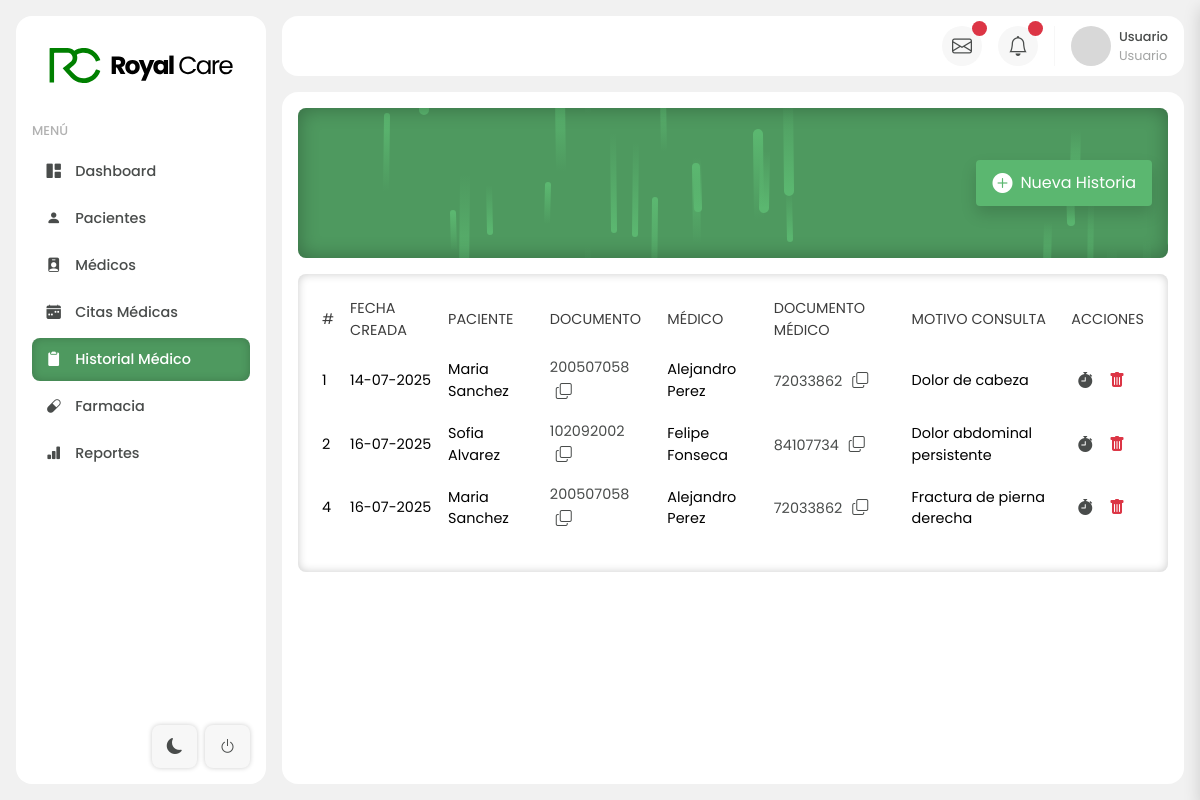
/dashboard/historial, run on an earlier commit of the app's database.
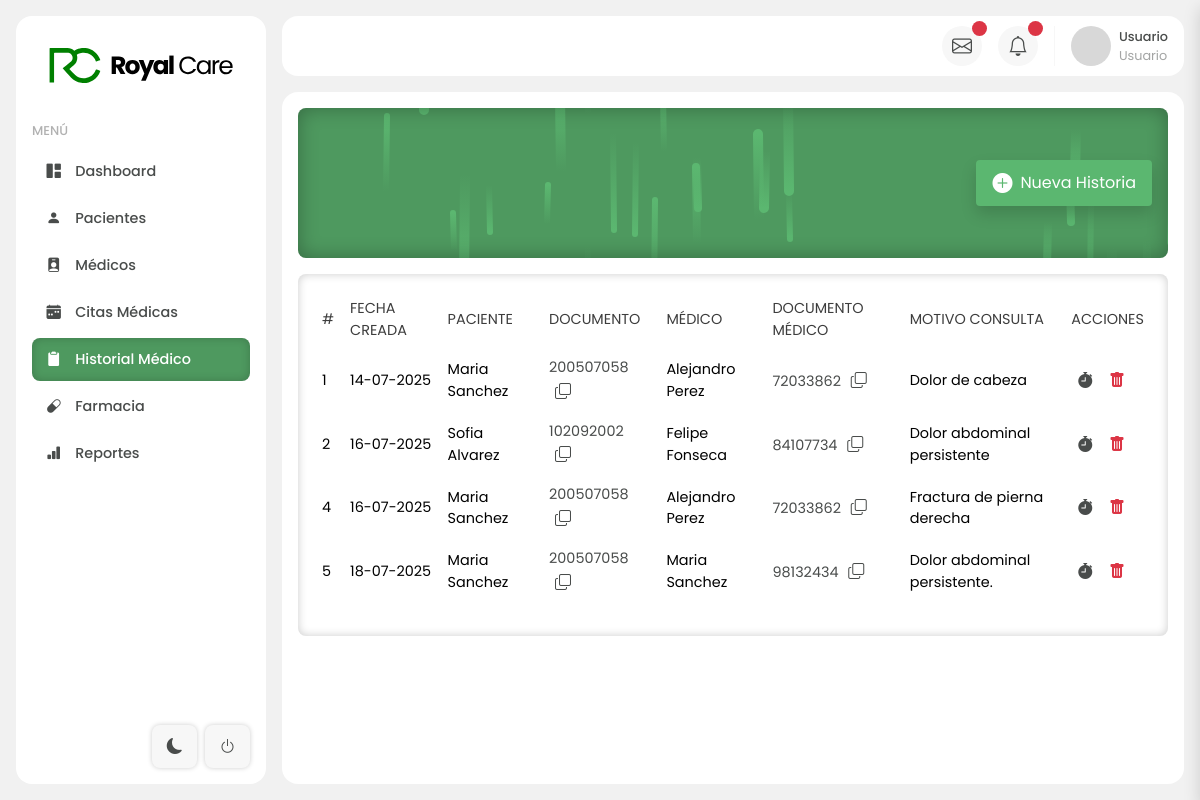
And on a later commit of the database.
### tables this page shows
CREATE TABLE `historial_medico` (
  `id_historial` int(11) NOT NULL,
  `id_paciente` int(11) DEFAULT NULL,
  `id_medico` int(11) DEFAULT NULL,
  `fecha_creacion` datetime DEFAULT NULL,
  `motivo_consulta` text DEFAULT NULL,
  `diagnostico` text DEFAULT NULL,
  `tratamiento` text DEFAULT NULL,
  `examen_fisico` text DEFAULT NULL,
  `resultados_pruebas` text DEFAULT NULL,
  `antecedentes_personales` text DEFAULT NULL,
  `antecedentes_familiares` text DEFAULT NULL,
  `estilo_vida` text DEFAULT NULL,
  `notas_generales` text DEFAULT NULL,
  `proxima_cita` date DEFAULT NULL,
  `eliminado` tinyint(1) DEFAULT 0
);

CREATE TABLE `usuarios` (
  `id_usuario` int(11) NOT NULL,
  `id_rol` int(11) DEFAULT NULL,
  `primer_nombre` varchar(255) NOT NULL,
  `segundo_nombre` varchar(255) DEFAULT NULL,
  `primer_apellido` varchar(255) NOT NULL,
  `segundo_apellido` varchar(255) DEFAULT NULL,
  `email` varchar(255) NOT NULL,
  `password` varchar(255) NOT NULL,
  `fecha_registro` datetime DEFAULT NULL,
  `activo` tinyint(1) DEFAULT NULL
);

CREATE TABLE `pacientes` (
  `id_paciente` int(11) NOT NULL,
  `id_usuario` int(11) DEFAULT NULL,
  `fecha_nacimiento` date DEFAULT NULL,
  `documento` int(11) DEFAULT NULL,
  `tipo_documento` enum('Cedula de Ciudadania','Cedula de extranjeria') DEFAULT NULL,
  `genero` enum('Masculino','Femenino','No binario') DEFAULT NULL,
  `direccion` varchar(255) DEFAULT NULL,
  `estado_civil` enum('Soltero','Casado','Viudo','Divorciado','Soltero') DEFAULT NULL,
  `telefono` int(11) DEFAULT NULL
);

CREATE TABLE `medicos` (
  `id_medico` int(11) NOT NULL,
  `id_usuario` int(11) DEFAULT NULL,
  `id_especialidad` int(11) DEFAULT NULL,
  `tipo_documento` varchar(10) DEFAULT 'CC',
  `documento` varchar(15) DEFAULT NULL,
  `contacto` int(11) DEFAULT NULL,
  `activo` tinyint(1) DEFAULT NULL
);

### application/controllers/modulos/HistorialController.php (called while the page is built, shortened)
<?php
class HistorialController extends CI_Controller
{
    public function __construct()
    {
        $this->load->model('Historial_model');
        $this->load->library('form_validation');
    }
    public function index()
    {
        $data = [
            'historiales' => $this->Historial_model->get_all_historial(),
            'vista' => 'modulos/historial/historial',
            'title' => 'Historial Médico - Royal Care',
            'js' => ['assets/js/historial.js'],
            'css' => ['assets/css/modulos/historial.css'],
        ];
        $this->load->view('layout/dashboard_layout', $data);
    }
}

### index.php (called while the page is built, shortened)
<?php
require_once BASEPATH.'core/CodeIgniter.php';

### application/models/Historial_model.php (called while the page is built, shortened)
<?php
class Historial_model extends CI_Model
{
    public function get_all_historial()
    {
        $this->db->select('
        historial_medico.id_historial,
        historial_medico.id_paciente,
        u_medico.primer_nombre AS medico_primer_nombre,
        u_medico.segundo_nombre AS medico_segundo_nombre,
        u_medico.primer_apellido AS medico_primer_apellido,
        u_medico.segundo_apellido AS medico_segundo_apellido,
        medicos.documento AS medico_documento,
        u_paciente.primer_nombre AS paciente_primer_nombre,
        u_paciente.segundo_nombre AS paciente_segundo_nombre,
        u_paciente.primer_apellido AS paciente_primer_apellido,
        u_paciente.segundo_apellido AS paciente_segundo_apellido,
        pacientes.documento AS paciente_documento,
        historial_medico.fecha_creacion,
        historial_medico.motivo_consulta
    ');
        $this->db->from('historial_medico');
        $this->db->join('pacientes', 'historial_medico.id_paciente = pacientes.id_paciente');
        $this->db->join('medicos', 'historial_medico.id_medico = medicos.id_medico');
        $this->db->join('usuarios u_medico', 'medicos.id_usuario = u_medico.id_usuario');
        $this->db->join('usuarios u_paciente', 'pacientes.id_usuario = u_paciente.id_usuario');
        $this->db->where('historial_medico.eliminado', 0);
        $query = $this->db->get();
        return $query->result();
    }
}

### application/views/modulos/historial/historial.php (the view, shortened to what the rows shown need)
<div class="main-content">
    <table class="table table-hover">
        <thead>
            <th class="text-start">#</th>
            <th>FECHA CREADA</th>
            <th>PACIENTE</th>
            <th class="text-start">DOCUMENTO</th>
            <th>MÉDICO</th>
            <th class="text-start">DOCUMENTO MÉDICO</th>
            <th>MOTIVO CONSULTA</th>
            <th>ACCIONES</th>
        </thead>
        <tbody>
            <?php foreach ($historiales as $historial) { ?>
                <tr>
                    <td class="text-start"><?= htmlspecialchars($historial->id_historial) ?></td>
                    <td><?= date('d-m-Y', strtotime($historial->fecha_creacion)) ?></td>
                    <td>
                        <?= htmlspecialchars($historial->paciente_primer_nombre) . ' ' . htmlspecialchars($historial->paciente_primer_apellido) ?>
                    </td>
                    <td class="text-start">
                        <div class="copy-container">
                            <span class="copyText"><?= htmlspecialchars($historial->paciente_documento) ?></span>
                            <button class="bg-transparent copyButton">
                                <i style="color: var(--texto);" class="bi bi-copy fs-6"></i>
                            </button>
                        </div>
                    </td>
                    <td><?= htmlspecialchars($historial->medico_primer_nombre) . ' ' . htmlspecialchars($historial->medico_primer_apellido) ?></td>
                    <td class="text-start">
                        <div class="copy-container">
                            <span class="copyText"><?= htmlspecialchars($historial->medico_documento) ?></span>
                            <button class="bg-transparent copyButton">
                                <i style="color: var(--texto);" class="bi bi-copy fs-6"></i>
                            </button>
                        </div>
                    </td>
                    <td><?= htmlspecialchars($historial->motivo_consulta) ?></td>
                    <td>
                        <div>
                            <button class="showDetails bg-transparent" data-id="<?= htmlspecialchars($historial->id_historial) ?>">
                                <i style="color: var(--texto);" class="bi bi-stopwatch-fill fs-6"></i>
                            </button>
                            <button class="deleteDetails bg-transparent" data-id="<?= htmlspecialchars($historial->id_historial) ?>">
                                <i style="color: var(--texto);" class="bi bi-trash-fill text-danger fs-6"></i>
                            </button>
                        </div>
                    </td>
                </tr>
            <?php } ?>
        </tbody>
    </table>
</div>

What changed in the data, as far as the page shows it:
added historial_medico: id_historial "5", fecha_creacion "18-07-2025", usuarios.primer_nombre "Maria", usuarios.primer_apellido "Sanchez", id_paciente.documento "200507058", id_medico.documento "98132434", motivo_consulta "Dolor abdominal persistente."
